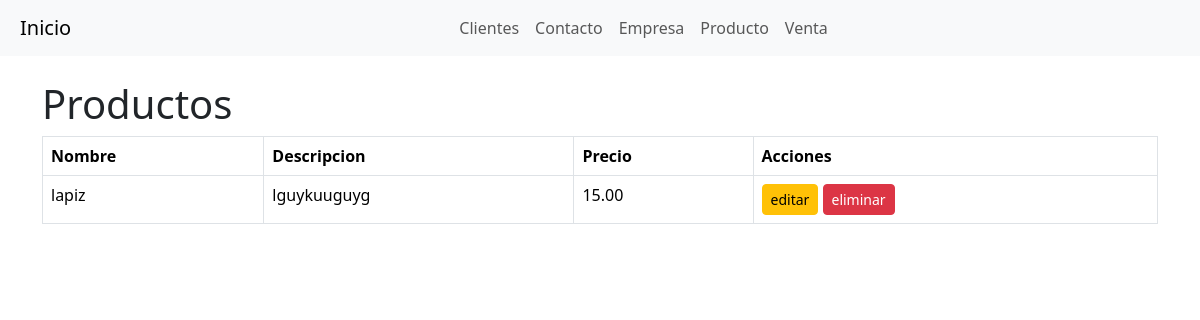
The app's page /productos/, older data.
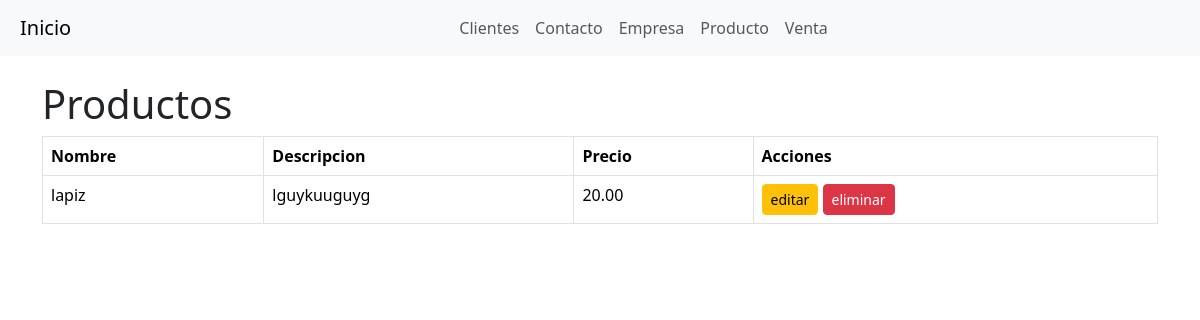
The same page, newer data.
### myapp/models.py (models this page shows, shortened)
class Producto(models.Model):
    nombre = models.CharField(max_length=100)
    descripcion = models.TextField()
    precio = models.DecimalField(max_digits=10, decimal_places=2)

### myapp/views.py (the view)
# urls.py: path('productos/', views.producto_list, name='producto_list'),
def producto_list(request):
    productos = Producto.objects.all()
    return render(request, 'producto_list.html', {'productos': productos})

### myapp/templates/producto_list.html (shortened to what this page needs)
<html>
<head>
    <link href="https://cdn.jsdelivr.net/npm/bootstrap@5.3.3/dist/css/bootstrap.min.css" rel="stylesheet" />
</head>
<body>
    <nav class="navbar navbar-expand-lg navbar-light bg-light">
        <a class="navbar-brand" href="{% url 'admin_dashboard' %}">Inicio</a>
        <div class="collapse navbar-collapse" id="navbarNav">
          <ul class="navbar-nav">
            <li class="nav-item">
              <a class="nav-link" href="{% url 'cliente_list' %}">Clientes</a>
            </li>
            <li class="nav-item">
              <a class="nav-link" href="{% url 'contacto_list' %}">Contacto</a>
            </li>
            <li class="nav-item">
              <a class="nav-link" href="{% url 'empresa_list' %}">Empresa</a>
            </li>
            <li class="nav-item">
              <a class="nav-link" href="{% url 'producto_list' %}">Producto</a>
            </li>
            <li class="nav-item">
              <a class="nav-link" href="{% url 'venta_list' %}">Venta</a>
            </li>
          </ul>
        </div>
      </nav>
    <div class="container">
      <h1 class="mt-4">Productos</h1>
      <table class="table table-bordered">
        <thead>
          <tr>
              <th>Nombre</th>
              <th>Descripcion</th>
              <th>Precio</th>
              <th>Acciones</th>
          </tr>
      </thead>
      <tbody>
        {% for producto in productos %}
        <tr>
            <td>{{ producto.nombre }}</td>
            <td>{{ producto.descripcion }}</td>
            <td>{{ producto.precio }}</td>
            <td>
              <a href="{% url 'producto_edit' producto.pk %}"  class="btn btn-warning btn-sm">editar</a>
              <a href="{% url 'producto_delete' producto.pk %}"  class="btn btn-danger btn-sm">eliminar</a>
            </td>
        </tr>
        {% endfor %}
      </tbody>
      </table>
    </div>
</body>
</html>

Row changes from the older to the newer data that the page shows:
changed Producto "lapiz": precio "15.00" → "20.00"
